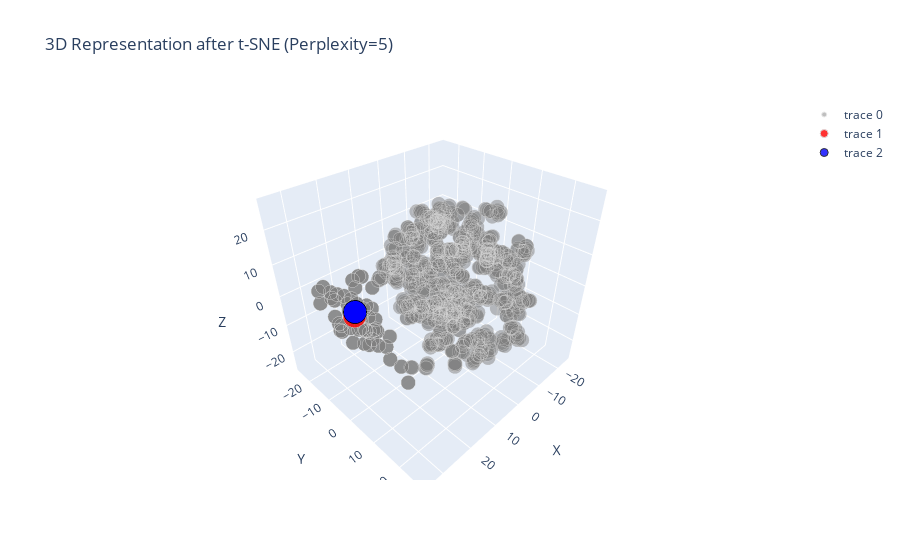

Here is the notebook cell this chart was saved with:
### Code cell
import plotly.graph_objs as go
from plotly.subplots import make_subplots
import plotly.io as pio

# Create a 3D scatter plot
scatter_plot = go.Scatter3d(
    x=reduced_vectors[:, 0],
    y=reduced_vectors[:, 1],
    z=reduced_vectors[:, 2],
    mode='markers',
    marker=dict(size=5, color='grey', opacity=0.5, line=dict(color='lightgray', width=1)),
    text=[f"Point {i}" for i in range(len(reduced_vectors))]
)

# Highlight the first point with a different color
highlighted_point = go.Scatter3d(
    x=[reduced_vectors[0, 0]],
    y=[reduced_vectors[0, 1]],
    z=[reduced_vectors[0, 2]],
    mode='markers',
    marker=dict(size=8, color='red', opacity=0.8, line=dict(color='lightgray', width=1)),
    text=["Question"]
    
)

blue_points = go.Scatter3d(
    x=reduced_vectors[1:4, 0],
    y=reduced_vectors[1:4, 1],
    z=reduced_vectors[1:4, 2],
    mode='markers',
    marker=dict(size=8, color='blue', opacity=0.8,  line=dict(color='black', width=1)),
    text=["Top 1 Document","Top 2 Document","Top 3 Document"]
)

# Create the layout for the plot
layout = go.Layout(
    scene=dict(
        xaxis=dict(title='X'),
        yaxis=dict(title='Y'),
        zaxis=dict(title='Z'),
    ),
    title=f'3D Representation after t-SNE (Perplexity=5)'
)


fig = make_subplots(rows=1, cols=1, specs=[[{'type': 'scatter3d'}]])

# Add the scatter plots to the Figure
fig.add_trace(scatter_plot)
fig.add_trace(highlighted_point)
fig.add_trace(blue_points)

fig.update_layout(layout)

pio.write_html(fig, 'interactive_plot.html')
fig.show()

### Figure 1 — Plotly figure (JSON) as saved in the notebook; plotly's stock layout.template omitted (floating-point values rounded to 4 significant figures; data arrays with more than 128 entries replaced by an {"elided": "..."} marker saying what was removed)
{"data": [{"marker": {"color": "grey", "line": {"color": "lightgray", "width": 1}, "opacity": 0.5, "size": 5}, "mode": "markers", "text": {"elided": "1069 str values"}, "type": "scatter3d", "x": {"elided": "1069 float values"}, "y": {"elided": "1069 float values"}, "z": {"elided": "1069 float values"}}, {"marker": {"color": "red", "line": {"color": "lightgray", "width": 1}, "opacity": 0.8, "size": 8}, "mode": "markers", "text": ["Question"], "type": "scatter3d", "x": [23.58], "y": [-11.59], "z": [-5.176]}, {"marker": {"color": "blue", "line": {"color": "black", "width": 1}, "opacity": 0.8, "size": 8}, "mode": "markers", "text": ["Top 1 Document", "Top 2 Document", "Top 3 Document"], "type": "scatter3d", "x": [23.3, 23.25, 23.26], "y": [-11.58, -11.57, -11.57], "z": [-4.01, -3.874, -3.879]}], "layout": {"scene": {"domain": {"x": [0, 1], "y": [0, 1]}, "xaxis": {"title": {"text": "X"}}, "yaxis": {"title": {"text": "Y"}}, "zaxis": {"title": {"text": "Z"}}}, "title": {"text": "3D Representation after t-SNE (Perplexity=5)"}}}
